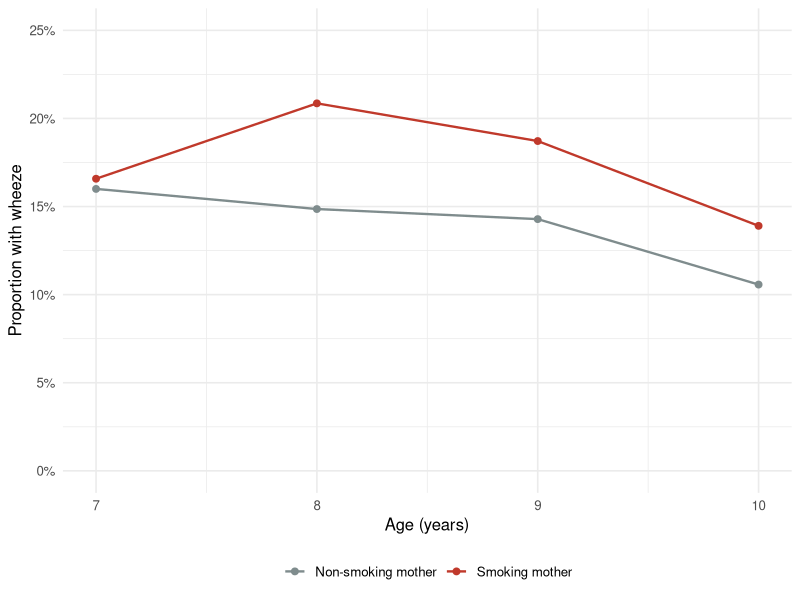
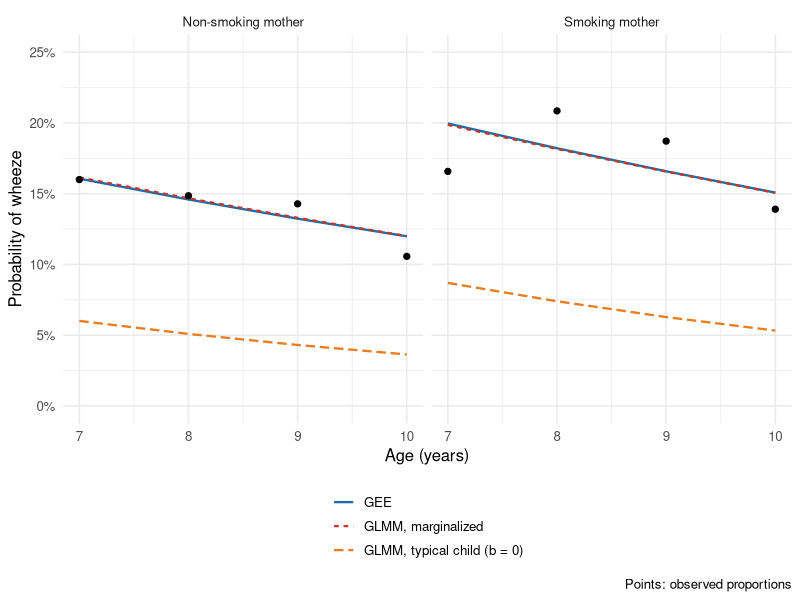

Write R code to recreate these figures, in order.
## ---- chunk 1
knitr::opts_chunk$set(echo = TRUE, message = FALSE, warning = FALSE,
                      fig.width = 7, fig.height = 4.2, dpi = 150,
                      fig.path = "figures/")
library(geepack)
library(lme4)
library(dplyr)
library(tidyr)
library(ggplot2)
theme_set(theme_minimal(base_size = 12))
## ---- chunk 2
data(ohio, package = "geepack")
ohio <- ohio |>
  mutate(age_years = age + 9,                       # age is centred at 9 in the source data
         smoke = factor(smoke, 0:1, c("Non-smoking mother", "Smoking mother")))

c(children = n_distinct(ohio$id), observations = nrow(ohio),
  smoking_mothers = sum(ohio$smoke == "Smoking mother") / 4)
## ---- chunk 3
obs <- ohio |>
  group_by(age_years, smoke) |>
  summarise(p = mean(resp), n = n(), .groups = "drop")

ggplot(obs, aes(age_years, p, colour = smoke)) +
  geom_line(linewidth = 0.8) + geom_point(size = 2) +
  scale_colour_manual(values = c("#7f8c8d", "#c0392b")) +
  scale_y_continuous(labels = scales::percent, limits = c(0, 0.25)) +
  labs(x = "Age (years)", y = "Proportion with wheeze", colour = NULL) +
  theme(legend.position = "bottom")
## ---- chunk 4
naive  <- glm(resp ~ age + smoke, data = ohio, family = binomial)
gee_ind <- geeglm(resp ~ age + smoke, id = id, data = ohio, family = binomial,
                  corstr = "independence")

tibble(term = names(coef(naive)),
       estimate = coef(naive),
       `model-based SE` = sqrt(diag(vcov(naive))),
       `robust (sandwich) SE` = sqrt(diag(vcov(gee_ind)))) |>
  mutate(across(-term, \(x) round(x, 3))) |>
  knitr::kable()
## ---- chunk 5
corstrs <- c("independence", "exchangeable", "ar1", "unstructured")
gee_fits <- lapply(corstrs, \(cs)
  geeglm(resp ~ age + smoke, id = id, data = ohio, family = binomial, corstr = cs))
names(gee_fits) <- corstrs

or_ci <- function(est, se) sprintf("%.2f (%.2f, %.2f)", exp(est), exp(est - 1.96 * se), exp(est + 1.96 * se))

lapply(names(gee_fits), \(cs) {
  s <- coef(summary(gee_fits[[cs]]))
  tibble(`Working correlation` = cs,
         `Age (per year)` = or_ci(s["age", "Estimate"], s["age", "Std.err"]),
         `Smoking mother` = or_ci(s["smokeSmoking mother", "Estimate"], s["smokeSmoking mother", "Std.err"]))
}) |>
  bind_rows() |>
  knitr::kable(caption = "GEE odds ratios (95% CI, robust SEs)")
## ---- chunk 6
alpha_exch <- gee_fits$exchangeable$geese$alpha[[1]]
## ---- chunk 7
glmm <- glmer(resp ~ age + smoke + (1 | id), data = ohio, family = binomial, nAGQ = 25)
sigma_b <- attr(VarCorr(glmm)$id, "stddev")[[1]]

s <- summary(glmm)$coefficients
tibble(term = c("Age (per year)", "Smoking mother"),
       OR = c(or_ci(s["age", 1], s["age", 2]),
              or_ci(s["smokeSmoking mother", 1], s["smokeSmoking mother", 2]))) |>
  knitr::kable(caption = "GLMM conditional odds ratios (95% CI)")
## ---- chunk 8
gee_ex <- gee_fits$exchangeable
cmp <- tibble(
  term = c("Age (per year)", "Smoking mother"),
  `GEE log-OR (marginal)`   = coef(gee_ex)[c("age", "smokeSmoking mother")],
  `GLMM log-OR (conditional)` = fixef(glmm)[c("age", "smokeSmoking mother")]
) |>
  mutate(Ratio = `GLMM log-OR (conditional)` / `GEE log-OR (marginal)`)

attenuation <- sqrt(1 + (16 * sqrt(3) / (15 * pi))^2 * sigma_b^2)
knitr::kable(cmp, digits = 3)
## ---- chunk 9
gh <- function(n) {                 # Gauss–Hermite nodes and weights (Golub–Welsch)
  i <- seq_len(n - 1)
  J <- matrix(0, n, n); J[cbind(i, i + 1)] <- J[cbind(i + 1, i)] <- sqrt(i / 2)
  e <- eigen(J, symmetric = TRUE)
  list(x = e$values, w = sqrt(pi) * e$vectors[1, ]^2)
}
nodes <- gh(40)

grid <- expand_grid(age = -2:1, smoke = levels(ohio$smoke)) |>
  mutate(age_years = age + 9)
X <- model.matrix(~ age + smoke, grid)

eta <- drop(X %*% fixef(glmm))
grid$`GLMM, marginalized` <- sapply(eta, \(e)
  sum(nodes$w * plogis(e + sqrt(2) * sigma_b * nodes$x)) / sqrt(pi))
grid$`GLMM, typical child (b = 0)` <- plogis(eta)
grid$GEE <- plogis(drop(X %*% coef(gee_ex)))

grid |>
  pivot_longer(c(GEE, `GLMM, marginalized`, `GLMM, typical child (b = 0)`),
               names_to = "model", values_to = "p") |>
  ggplot(aes(age_years, p, colour = model, linetype = model)) +
  geom_line(linewidth = 0.8) +
  geom_point(data = obs, aes(age_years, p), inherit.aes = FALSE, colour = "black", size = 1.8) +
  facet_wrap(~ smoke) +
  scale_colour_manual(values = c("#1b6ca8", "#c0392b", "#e67e22")) +
  scale_y_continuous(labels = scales::percent, limits = c(0, 0.25)) +
  labs(x = "Age (years)", y = "Probability of wheeze", colour = NULL, linetype = NULL,
       caption = "Points: observed proportions") +
  theme(legend.position = "bottom", legend.direction = "vertical")
## ---- chunk 10
ge <- coef(summary(gee_ex))
or_age   <- exp(ge["age", "Estimate"])
or_smoke <- exp(ge["smokeSmoking mother", "Estimate"]); p_smoke <- ge["smokeSmoking mother", "Pr(>|W|)"]
## ---- chunk 11
sessionInfo()$R.version$version.string
